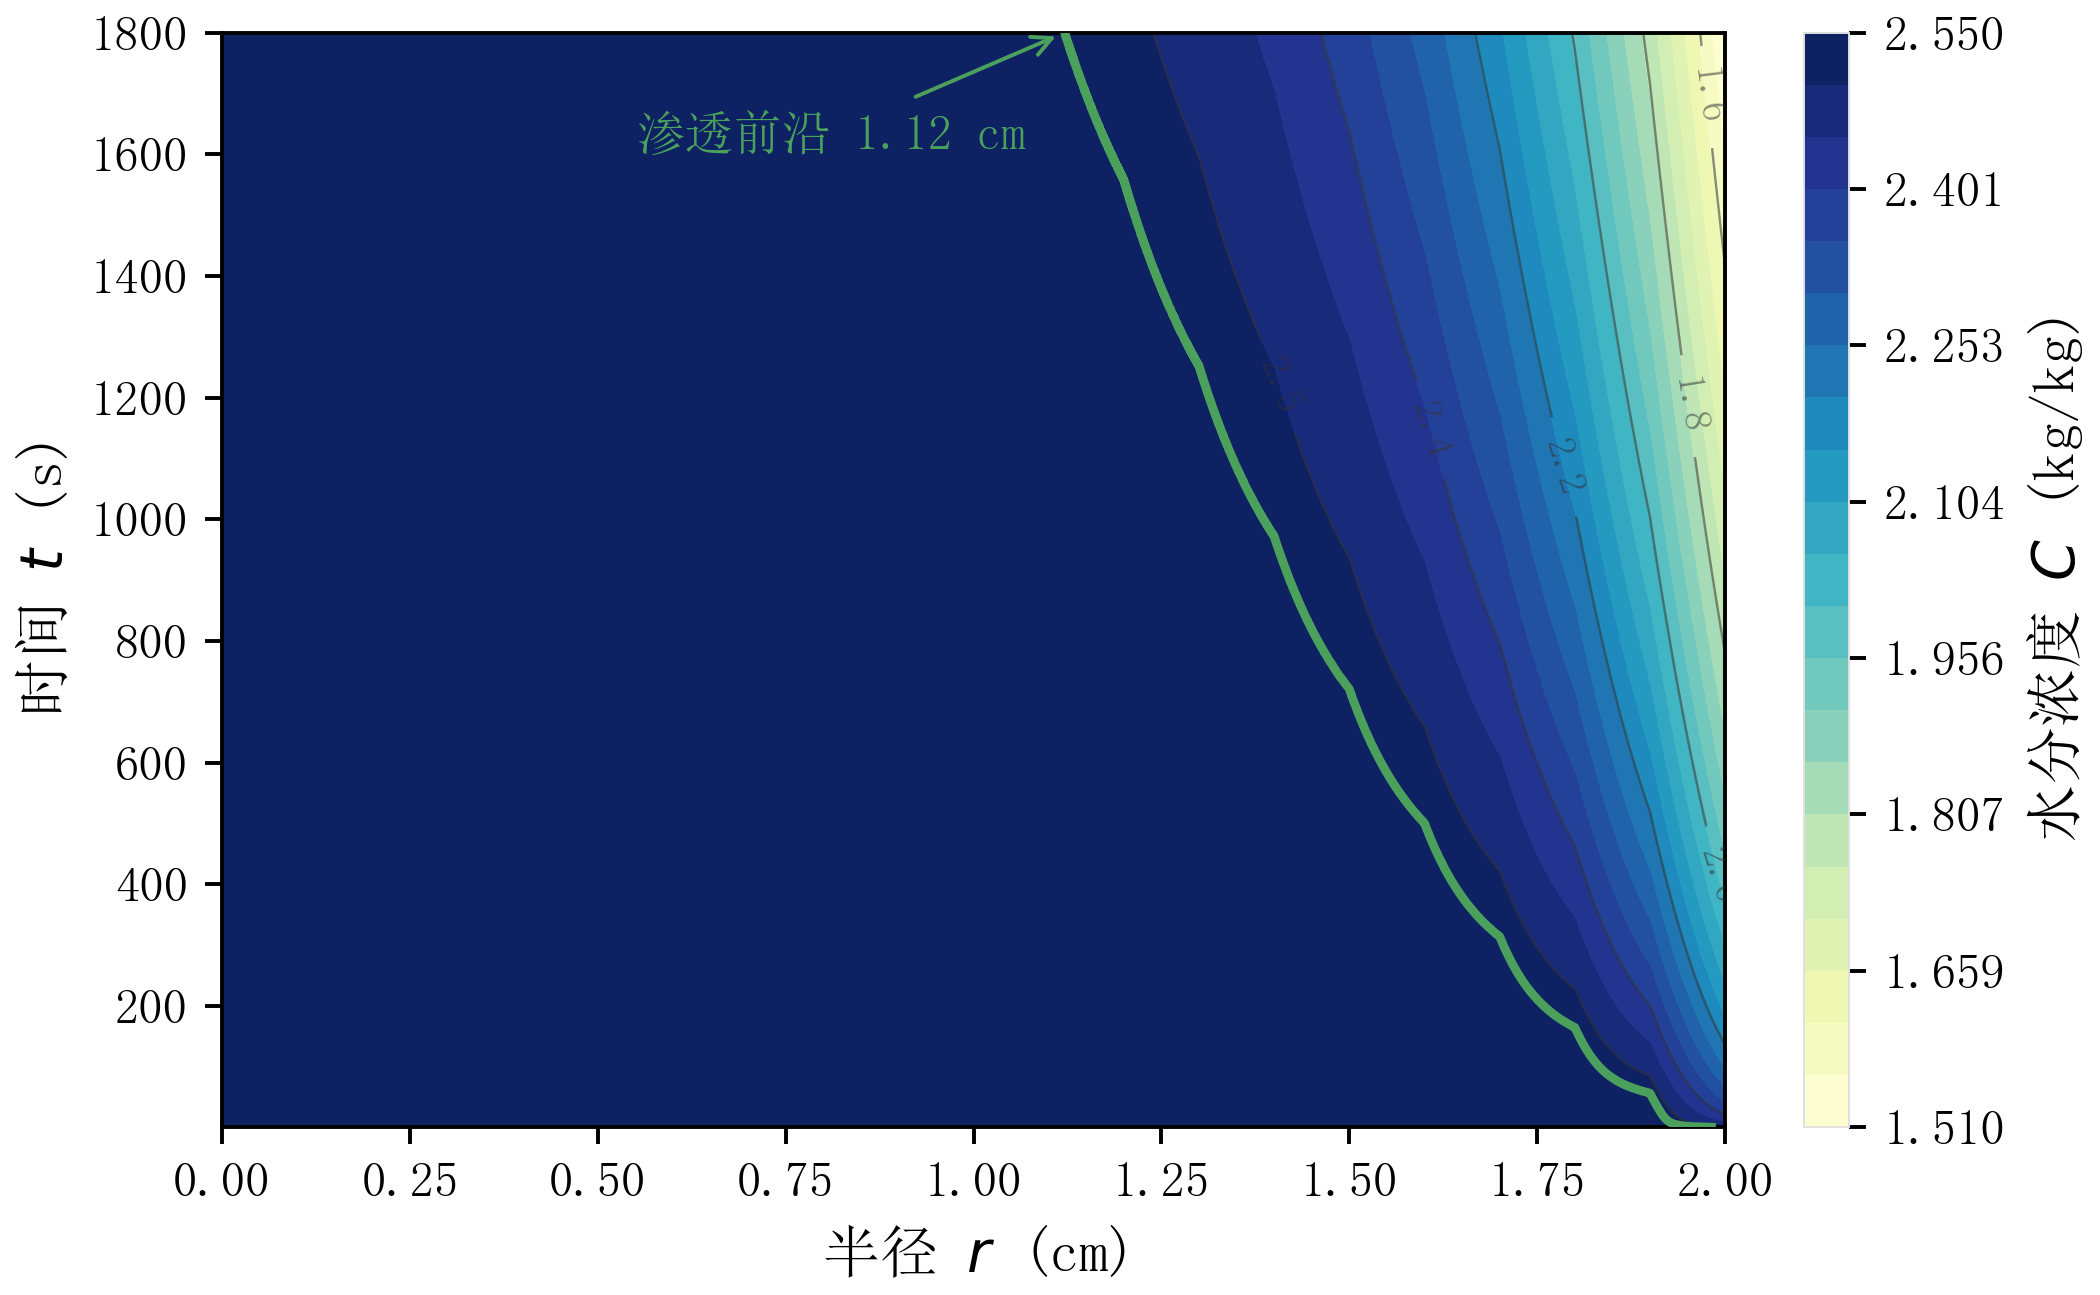

Python code for this plot:
# -*- coding: utf-8 -*-
"""问题一 水分浓度时空场云图（格式照搬 MODEXPI 的 gen_fig_q1_moist_field.py）。

本图讲什么：预热段水分场 C(r,t) 的全貌。等值线全部挤在表面附近，说明失水只在
表层薄壳内发生；内部大片区域仍是初值色，即扩散尚未渗透进去。渗透深度用 C 相对
初值下降 1% 的位置定义（sqrt(D·t) 量级的直接可视化）。

图元：contourf 填充 + 等值线叠加 + 渗透深度前沿曲线（实测自场数据）
      + 前沿末端读数 + 色条（单位 kg/kg）。
数据来源：../../data/result1.xlsx（由 solve_p1.py 写出，1800 个时刻 × 21 个半径节点）。

输出：fig_q1_moist_field.png（350 dpi）/ .svg
"""
import os

import numpy as np
import matplotlib
matplotlib.use('Agg')
import matplotlib.pyplot as plt
import openpyxl

HERE = os.path.dirname(os.path.abspath(__file__))
MMA = os.path.dirname(os.path.dirname(HERE))
XLSX = os.path.join(MMA, 'data', 'result1.xlsx')

# ---------------------------------------------------------------- 样式
# 与参考图一致：字号 11/12/10、sans-serif 中文、350 dpi、白底、无网格。
# 颜色取自参考 PNG 的像素采样（其调色板是按工作区名做种子随机生成的，
# 重新 import 会得到不同结果，所以这里直接固化实测值）。
FS = 10.0
C_TEXT = '#333333'          # 等值线与读数文字
C_FRONT = '#4BA15C'         # 渗透前沿曲线与标注
C_GRID = '#E0E0E0'          # 色条描边

plt.rcParams.update({
    'font.size': 11.0,
    'font.family': 'sans-serif',
    'font.sans-serif': ['SimSun', 'Microsoft YaHei', 'SimHei', 'DejaVu Sans'],
    'axes.labelsize': 12.0,
    'axes.titlesize': 13.0,
    'xtick.labelsize': 10.0,
    'ytick.labelsize': 10.0,
    'axes.linewidth': 0.8,
    'axes.unicode_minus': False,
    'savefig.dpi': 350.0,
    'svg.fonttype': 'none',
})


def load_result1(sheet):
    """读 result1.xlsx 的一个工作表 → (r_cm, t_s, Z)，Z 形状 (n_t, n_r)。"""
    wb = openpyxl.load_workbook(XLSX, read_only=True, data_only=True)
    rows = list(wb[sheet].iter_rows(values_only=True))
    r = np.asarray(rows[0][1:], dtype=float)                 # cm
    body = np.asarray([row[1:] for row in rows[1:]], dtype=float)
    t = np.asarray([row[0] for row in rows[1:]], dtype=float)  # s
    return r, t, body


def main():
    r, t, Z = load_result1('水分浓度')
    C0 = float(Z[0].max())
    RR, TT = np.meshgrid(r, t)

    fig, ax = plt.subplots(figsize=(6.0, 3.7), layout='constrained')

    levels = np.linspace(float(Z.min()), C0, 22)
    cf = ax.contourf(RR, TT, Z, levels=levels, cmap='YlGnBu', extend='neither')
    cs = ax.contour(RR, TT, Z, levels=[1.6, 1.8, 2.0, 2.2, 2.4, 2.5],
                    colors=[C_TEXT], linewidths=0.5, alpha=0.55)
    ax.clabel(cs, inline=True, fontsize=8, fmt='%.1f')

    # 渗透前沿：C 降到 0.99*C0 的半径，逐时刻线性插值（C 沿 r 单调非增）
    thresh = 0.99 * C0
    front = np.full(len(t), np.nan)
    for i in range(len(t)):
        prof = Z[i]
        idx = np.where(prof <= thresh)[0]
        if idx.size == 0:
            continue
        j = idx[0]
        if j == 0:
            front[i] = r[0]
        else:
            x0, x1 = prof[j - 1], prof[j]
            w = 0.0 if x0 == x1 else (x0 - thresh) / (x0 - x1)
            front[i] = r[j - 1] + w * (r[j] - r[j - 1])

    ok = ~np.isnan(front)
    ax.plot(front[ok], t[ok], '-', color=C_FRONT, lw=1.8, zorder=6)
    ax.annotate(f'渗透前沿 {front[ok][-1]:.2f} cm',
                xy=(front[ok][-1], t[ok][-1]), xytext=(-8, -16),
                textcoords='offset points', fontsize=FS, ha='right', va='top',
                color=C_FRONT,
                arrowprops=dict(arrowstyle='->', color=C_FRONT, lw=0.8))

    ax.set_xlabel('半径 $r$ (cm)')
    ax.set_ylabel('时间 $t$ (s)')
    ax.set_xlim(r[0], r[-1])
    ax.set_ylim(t[0], t[-1])

    cb = fig.colorbar(cf, ax=ax, pad=0.02, aspect=24)
    cb.set_label('水分浓度 $C$ (kg/kg)')
    cb.outline.set_linewidth(0.4)
    cb.outline.set_edgecolor(C_GRID)

    base = os.path.join(HERE, 'fig_q1_moist_field')
    fig.savefig(base + '.png')
    fig.savefig(base + '.svg')
    plt.close(fig)
    print(f'saved: fig_q1_moist_field.png / .svg')
    print(f'  C 范围 [{Z.min():.4f}, {Z.max():.4f}] kg/kg,  '
          f'{Z.shape[0]} 时刻 x {Z.shape[1]} 半径节点')
    print(f'  1800 s 渗透前沿 = {front[ok][-1]:.4f} cm')


if __name__ == '__main__':
    main()
